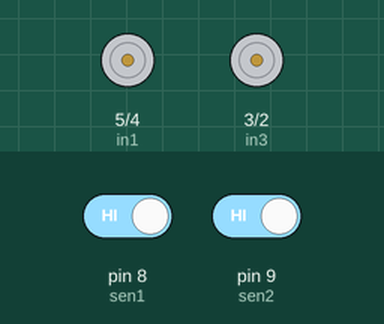
This sketch was run on a simulated Arduino Uno, built with avr-gcc and run on an emulated ATmega328P. Parts: motor-driver pin pairs drawn as motors (green arrow = first pin HIGH = forward, orange = second pin HIGH = backward, longer = more drive, scaled by the enable pin). The inputs (shaded band) are chosen by the test bench; at power-on: pin 8 (sen1) HIGH, pin 9 (sen2) HIGH.

Above: at 1.2 s.
1.3 s: pin 8 (sen1) driven LOW
At 2.0 s:
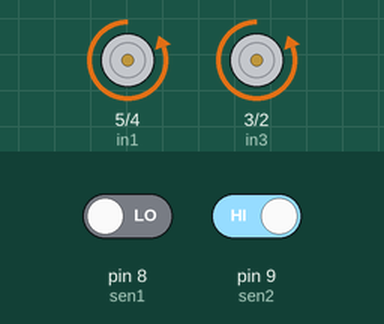
2.8 s: pin 9 (sen2) driven LOW
At 3.1 s:
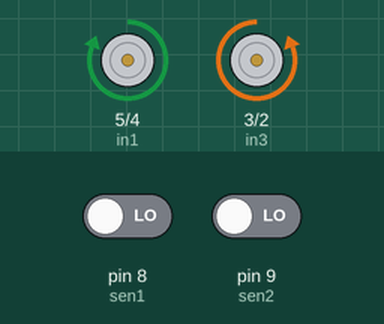
4.3 s: pin 8 (sen1) driven HIGH
At 5.4 s:
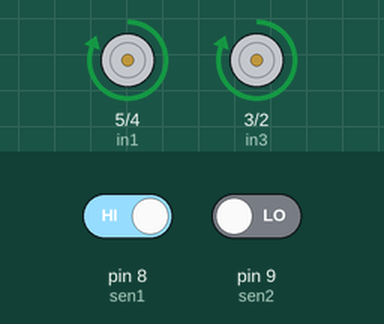
5.8 s: pin 9 (sen2) driven HIGH
At 6.6 s:
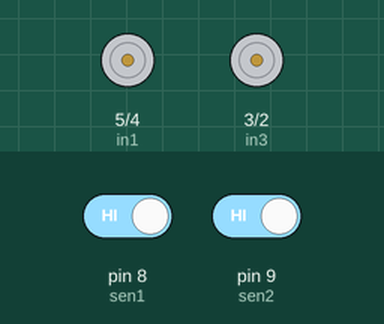
Timing chart, 0 to 8.3 s (numbered marks = the images above; inputs shaded):
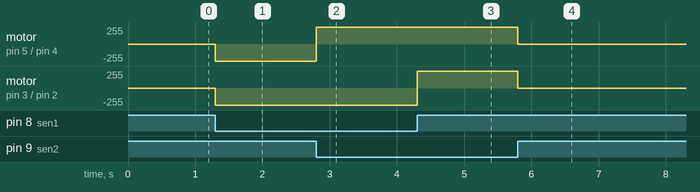

Measured:
- after the input at 1.3 s, motor on pin 5 (in1) / pin 4 (in2), motor on pin 3 (in3) / pin 2 (in4): stopped → backward 255/255 at once
- after the input at 2.8 s, motor on pin 5 (in1) / pin 4 (in2): backward 255/255 → forward 255/255 at once
- after the input at 4.3 s, motor on pin 3 (in3) / pin 2 (in4): backward 255/255 → forward 255/255 at once
- after the input at 5.8 s, motor on pin 5 (in1) / pin 4 (in2), motor on pin 3 (in3) / pin 2 (in4): forward 255/255 → stopped at once

The sketch:

Line_Follower_Robot.ino
```cpp
#define enA 6
#define enB 1
#define in1 5
#define in2 4
#define in3 3
#define in4 2
#define sen1 8
#define sen2 9

 void setup() {
 pinMode(sen1, INPUT);
 pinMode(sen2, INPUT);
 pinMode(enA, OUTPUT);
 pinMode(in1, OUTPUT);
 pinMode(in2, OUTPUT);
 pinMode(in3, OUTPUT);
 pinMode(in4, OUTPUT);
 pinMode(enB, OUTPUT);

 digitalWrite(enA, HIGH);
 digitalWrite(enB, HIGH);

}

void loop() {

 int LEFTSENSOR = digitalRead(sen1);
 int RIGHTSENSOR = digitalRead(sen2);

 if(RIGHTSENSOR==0 && LEFTSENSOR==0) {
    goahead();
 }

  else if(RIGHTSENSOR==1 && LEFTSENSOR==0) {
    right();
 }

  else if(RIGHTSENSOR==0 && LEFTSENSOR==1) {
    left();
 }

  else if(RIGHTSENSOR==1 && LEFTSENSOR==1) {
    Stop();
 }
}


void goahead()
{
digitalWrite(in1, HIGH);
digitalWrite(in2, LOW);
digitalWrite(in3, LOW);
digitalWrite(in4, HIGH);
}
void right()
{
digitalWrite(in1, LOW);
digitalWrite(in2, HIGH);
digitalWrite(in3, LOW);
digitalWrite(in4, HIGH);
}

void left()
{
digitalWrite(in1, HIGH);
digitalWrite(in2, LOW);
digitalWrite(in3, HIGH);
digitalWrite(in4, LOW);
}

void Stop()
{
digitalWrite(in1, LOW);
digitalWrite(in2, LOW);
digitalWrite(in3, LOW);
digitalWrite(in4, LOW);
}
```
